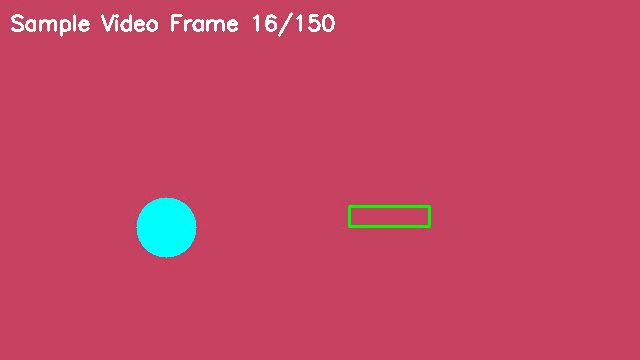
#> input picture frame 15 of frontend/public/sample-video.mp4, 640 x 360 px, given in place of the camera
$ python create_both_hands_video.py
#> lines starting #> are read from the running program, lines starting #| are printed output that depends on the picture
"""
Create a real test video with both hands visible for testing MediaPipe detection
This script uses webcam to record a video with both hands
"""

import cv2
import numpy as np
from pathlib import Path
import time

def create_synthetic_both_hands_video():
    """Create a synthetic video with simulated hand movements"""
    output_path = Path("data/uploads/test_both_hands_synthetic.mp4")
    output_path.parent.mkdir(parents=True, exist_ok=True)

    # Video settings
    width, height = 640, 480
    fps = 30
    duration = 10  # seconds
    total_frames = fps * duration

    # Create video writer
    fourcc = cv2.VideoWriter_fourcc(*'mp4v')
    out = cv2.VideoWriter(str(output_path), fourcc, fps, (width, height))

    print(f"Creating synthetic both hands video...")
    print(f"Resolution: {width}x{height}")
    print(f"FPS: {fps}")
    print(f"Duration: {duration} seconds")

    for frame_num in range(total_frames):
        # Create white background
        frame = np.ones((height, width, 3), dtype=np.uint8) * 255

        # Calculate time-based positions for hand movement
        t = frame_num / fps

        # Left hand (blue) - moves in a circle
        left_x = int(200 + 50 * np.cos(2 * np.pi * t / 3))
        left_y = int(240 + 50 * np.sin(2 * np.pi * t / 3))

        # Right hand (red) - moves in opposite circle
        right_x = int(440 - 50 * np.cos(2 * np.pi * t / 3))
        right_y = int(240 - 50 * np.sin(2 * np.pi * t / 3))

        # Draw hands as circles with finger-like extensions
        # Left hand (blue)
        cv2.circle(frame, (left_x, left_y), 30, (255, 100, 0), -1)  # Palm
        for angle in range(0, 360, 72):  # 5 fingers
            fx = left_x + int(40 * np.cos(np.radians(angle)))
            fy = left_y + int(40 * np.sin(np.radians(angle)))
            cv2.line(frame, (left_x, left_y), (fx, fy), (255, 100, 0), 5)
            cv2.circle(frame, (fx, fy), 8, (255, 150, 50), -1)

        # Right hand (red)
        cv2.circle(frame, (right_x, right_y), 30, (0, 100, 255), -1)  # Palm
        for angle in range(0, 360, 72):  # 5 fingers
            fx = right_x + int(40 * np.cos(np.radians(angle + 36)))
            fy = right_y + int(40 * np.sin(np.radians(angle + 36)))
            cv2.line(frame, (right_x, right_y), (fx, fy), (0, 100, 255), 5)
            cv2.circle(frame, (fx, fy), 8, (50, 150, 255), -1)

        # Add labels
        cv2.putText(frame, "LEFT HAND", (left_x - 40, left_y - 60),
                   cv2.FONT_HERSHEY_SIMPLEX, 0.5, (255, 0, 0), 2)
        cv2.putText(frame, "RIGHT HAND", (right_x - 45, right_y - 60),
                   cv2.FONT_HERSHEY_SIMPLEX, 0.5, (0, 0, 255), 2)

        # Add frame info
        cv2.putText(frame, f"Frame {frame_num}/{total_frames}", (10, 30),
                   cv2.FONT_HERSHEY_SIMPLEX, 0.7, (0, 0, 0), 2)
        cv2.putText(frame, "Both Hands Test Video", (10, 60),
                   cv2.FONT_HERSHEY_SIMPLEX, 0.7, (0, 128, 0), 2)

        # Distance between hands
        distance = int(np.sqrt((right_x - left_x)**2 + (right_y - left_y)**2))
        cv2.putText(frame, f"Distance: {distance}px", (10, 90),
                   cv2.FONT_HERSHEY_SIMPLEX, 0.6, (128, 128, 128), 1)

        out.write(frame)

        if frame_num % 30 == 0:
            print(f"Progress: {frame_num}/{total_frames} frames")

    out.release()
    print(f"\nVideo created successfully: {output_path}")
    print(f"File size: {output_path.stat().st_size / 1024 / 1024:.2f} MB")

    return output_path

def record_real_hands_from_webcam():
    """Record real hands from webcam (if available)"""
    cap = cv2.VideoCapture(0)

    if not cap.isOpened():
        print("Webcam not available. Creating synthetic video instead...")
        return create_synthetic_both_hands_video()

    output_path = Path("data/uploads/test_both_hands_real.mp4")
    output_path.parent.mkdir(parents=True, exist_ok=True)

    # Get webcam properties
    width = int(cap.get(cv2.CAP_PROP_FRAME_WIDTH))
    height = int(cap.get(cv2.CAP_PROP_FRAME_HEIGHT))
    fps = 30

    # Create video writer
    fourcc = cv2.VideoWriter_fourcc(*'mp4v')
    out = cv2.VideoWriter(str(output_path), fourcc, fps, (width, height))

    print("Recording from webcam...")
    print("Show both hands to the camera!")
    print("Press 'q' to stop recording")

    start_time = time.time()
    frame_count = 0

    while True:
        ret, frame = cap.read()
#> frame is the input picture: shape (360, 640, 3); mean B, G, R 100, 70.5, 196.3
        if not ret:
            break

        # Add instructions overlay
        cv2.putText(frame, "Show BOTH HANDS to camera", (10, 30),
                   cv2.FONT_HERSHEY_SIMPLEX, 0.7, (0, 255, 0), 2)
        cv2.putText(frame, "Press 'q' to stop", (10, 60),
                   cv2.FONT_HERSHEY_SIMPLEX, 0.7, (0, 0, 255), 2)

        elapsed = time.time() - start_time
        cv2.putText(frame, f"Recording: {elapsed:.1f}s", (10, 90),
                   cv2.FONT_HERSHEY_SIMPLEX, 0.7, (255, 0, 0), 2)
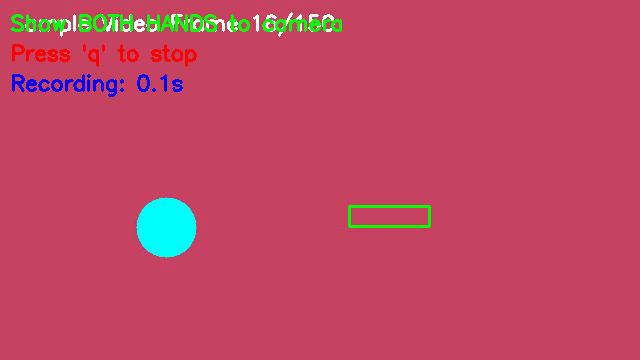
#> frame: shape (360, 640, 3); mean B, G, R 98.7, 70.9, 193.5

        # Show preview
        cv2.imshow('Recording - Press Q to stop', frame)

        # Write frame
        out.write(frame)
        frame_count += 1

        # Check for quit
        if cv2.waitKey(1) & 0xFF == ord('q') or elapsed > 10:
#> (key q is pressed here)
            break

    cap.release()
    out.release()
    cv2.destroyAllWindows()

    print(f"\nVideo recorded: {output_path}")
    print(f"Duration: {frame_count/fps:.1f} seconds")
    print(f"File size: {output_path.stat().st_size / 1024 / 1024:.2f} MB")

    return output_path

if __name__ == "__main__":
    print("Creating both hands test video...")
    print("-" * 50)

    # Try webcam first, fall back to synthetic
    try:
        video_path = record_real_hands_from_webcam()
    except Exception as e:
        print(f"Webcam recording failed: {e}")
        print("Creating synthetic video instead...")
        video_path = create_synthetic_both_hands_video()
#> after the loop in create_synthetic_both_hands_video, `for frame_num in range(total_frames):`:
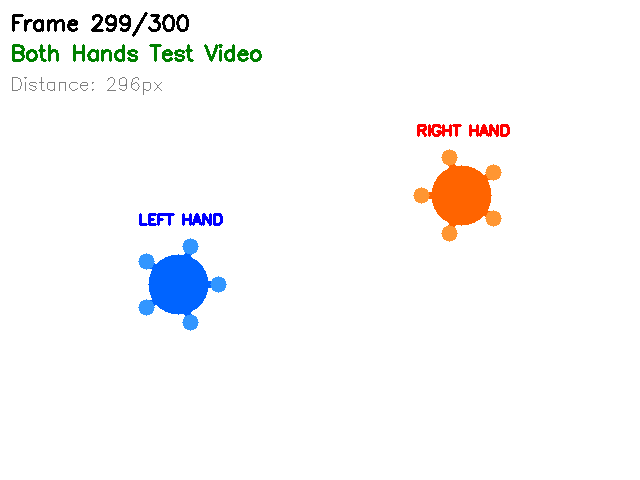
#> frame: shape (480, 640, 3); mean of channels 0, 1, 2 248.7, 248.4, 248.8; drawn as B, G, R
#> (the run stopped early here; a loop or call above may not have finished)

$ run again, starting later in the video
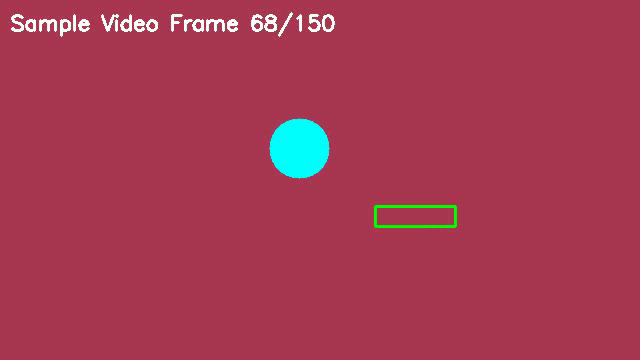
#> input picture frame 67 of frontend/public/sample-video.mp4, 640 x 360 px, given in place of the camera
#> in record_real_hands_from_webcam, frame is the input picture: shape (360, 640, 3); mean B, G, R 83.5, 57.9, 164.3
#> in record_real_hands_from_webcam, `cv2.putText(frame, f"Recording: {elapsed:.1f}s", (10, 90), cv2.FONT_HE..`:
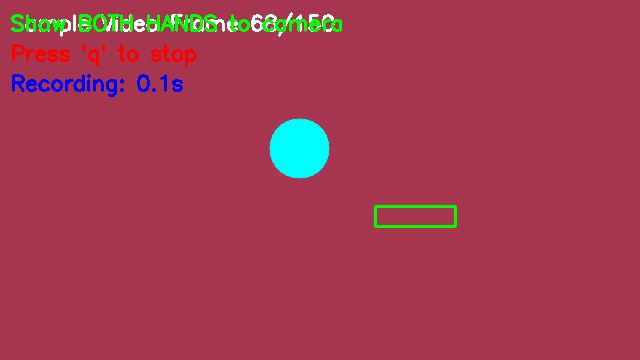
#> frame: shape (360, 640, 3); mean B, G, R 82.5, 58.5, 161.9

$ run again, starting later in the video
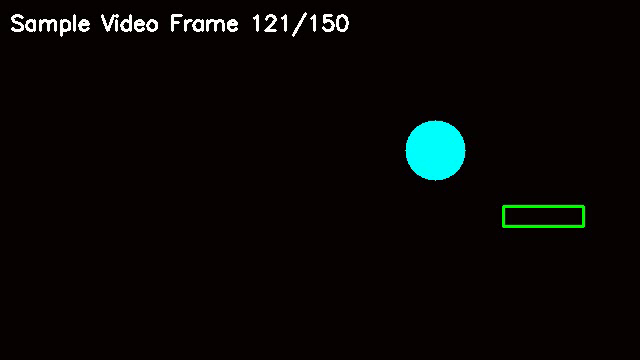
#> input picture frame 120 of frontend/public/sample-video.mp4, 640 x 360 px, given in place of the camera
#> in record_real_hands_from_webcam, frame is the input picture: shape (360, 640, 3); mean B, G, R 5.5, 7.1, 8.3
#> in record_real_hands_from_webcam, `cv2.putText(frame, f"Recording: {elapsed:.1f}s", (10, 90), cv2.FONT_HE..`:
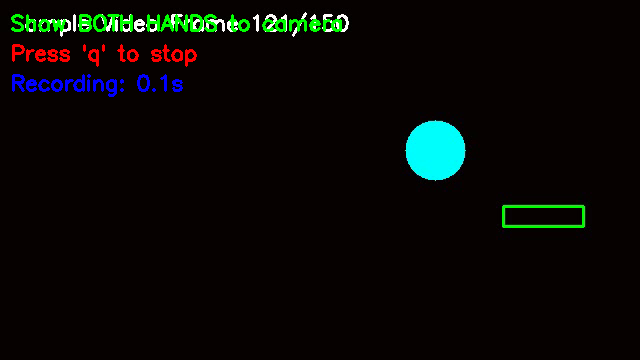
#> frame: shape (360, 640, 3); mean B, G, R 5.7, 8.5, 8.4
